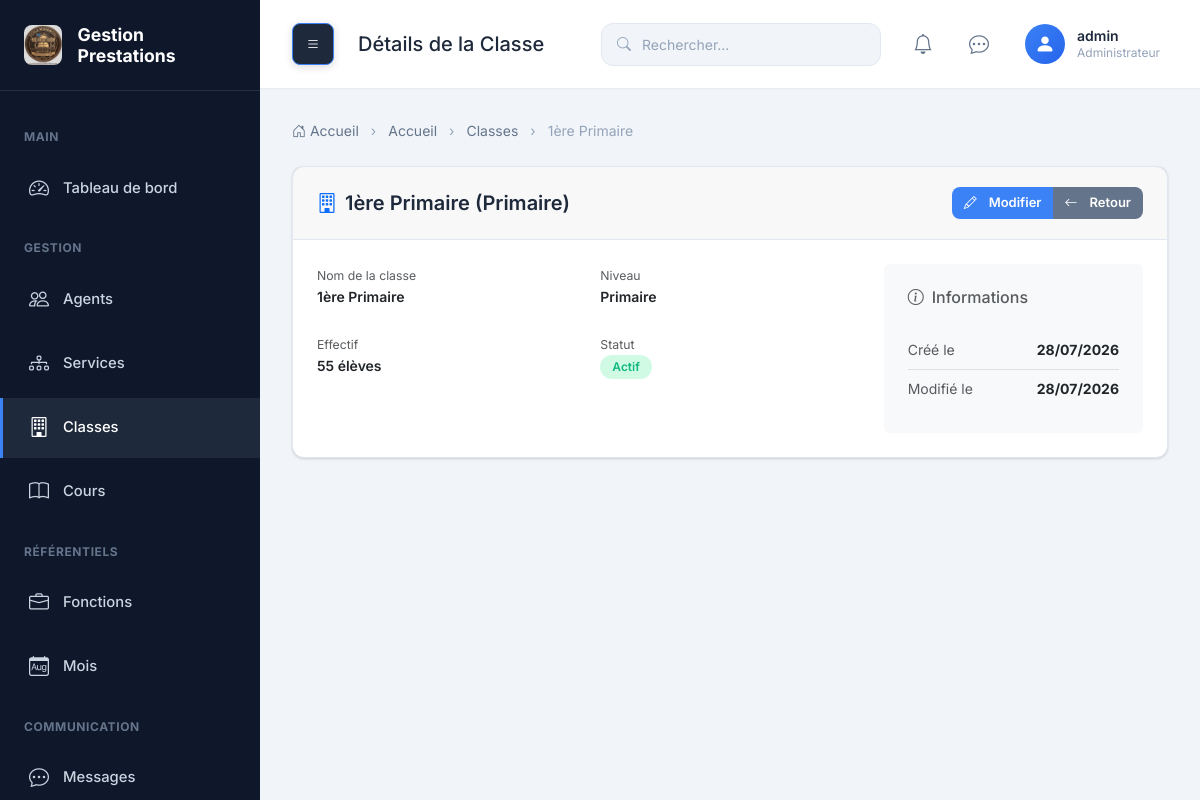
/classes/17/ (signed in), run on the app's committed database.
### prestation/models.py (models this page shows, shortened)
class Utilisateur(models.Model):
    ROLE_CHOICES = (
        ('ADMIN', 'Administrateur'),
        ('SECRETAIRE', 'Secrétaire'),
        ('ENSEIGNANT', 'Enseignant'),
        ('PREFET', 'Préfet de discipline'),
        ('SURVEILLANT', 'Surveillant'),
    )
    user = models.OneToOneField(
        User,
        on_delete=models.CASCADE,
        related_name='utilisateur'
    )
    agent = models.OneToOneField(
        Agent,
        on_delete=models.CASCADE,
        related_name='utilisateur'
    )
    role = models.CharField(
        max_length=20,
        choices=ROLE_CHOICES
    )
    created_at = models.DateTimeField(auto_now_add=True)
    updated_at = models.DateTimeField(auto_now=True)
    must_change_password = models.BooleanField(
        default=True,
        help_text='Indique si l\'utilisateur doit changer son mot de passe à la prochaine connexion'
    )
    class Meta:
        ordering = ['user__username']
        verbose_name = 'Utilisateur'
        verbose_name_plural = 'Utilisateurs'
        indexes = [
            models.Index(fields=['role']),
        ]

class Classe(models.Model):
    STATUS_CHOICES = (
        ('ACTIF', 'Actif'),
        ('INACTIF', 'Inactif'),
        ('ARCHIVE', 'Archivé'),
    )
    nom = models.CharField(max_length=50)
    niveau = models.CharField(max_length=50)
    effectif = models.IntegerField(
        default=0,
        validators=[MinValueValidator(0)],
        help_text='Nombre d\'élèves dans la classe'
    )
    status = models.CharField(
        max_length=20,
        choices=STATUS_CHOICES,
        default='ACTIF'
    )
    created_at = models.DateTimeField(auto_now_add=True)
    updated_at = models.DateTimeField(auto_now=True)
    class Meta:
        ordering = ['niveau', 'nom']
        verbose_name = 'Classe'
        verbose_name_plural = 'Classes'
        indexes = [
            models.Index(fields=['niveau']),
            models.Index(fields=['status']),
        ]
        constraints = [
            models.UniqueConstraint(
                fields=['nom', 'niveau'],
                name='unique_classe_nom_niveau'
            ),
        ]

### prestation/views.py (the view)
# urls.py: path('classes/<int:classe_id>/', views.classe_show, name='classe_show'),
@login_required
def classe_show(request, classe_id):
    return render(request, 'classes/show.html', {'classe': get_object_or_404(Classe, pk=classe_id)})

### prestation/templates/classes/show.html (shortened to what this page needs)
{% extends 'base.html' %}
{% load static %}
{% block page_title %}Détails de la Classe{% endblock %}
{% block breadcrumb %}
<li class="breadcrumb-item"><a href="{% url 'dashboard' %}">Accueil</a></li>
<li class="breadcrumb-item"><a href="{% url 'classes' %}">Classes</a></li>
<li class="breadcrumb-item active" aria-current="page">{{ classe.nom }}</li>
{% endblock %}
{% block content %}
<div class="row">
    <div class="col-lg-12">
        <div class="card mb-4">
            <div class="card-header d-flex justify-content-between align-items-center">
                <h5 class="mb-0">
                    <i class="bi bi-building me-2 text-primary"></i>{{ classe.nom }} ({{ classe.niveau }})
                </h5>
                <div class="btn-group">
                    <a href="{% url 'classe_edit' classe.id %}" class="btn btn-primary btn-sm">
                        <i class="bi bi-pencil me-1"></i>Modifier
                    </a>
                    <a href="{% url 'classes' %}" class="btn btn-secondary btn-sm">
                        <i class="bi bi-arrow-left me-1"></i>Retour
                    </a>
                </div>
            </div>
            <div class="card-body">
                <div class="row">
                    <div class="col-md-8">
                        <div class="row">
                            <div class="col-md-6 mb-3">
                                <label class="text-muted small">Nom de la classe</label>
                                <p class="mb-0 fw-semibold">{{ classe.nom }}</p>
                            </div>
                            <div class="col-md-6 mb-3">
                                <label class="text-muted small">Niveau</label>
                                <p class="mb-0 fw-semibold">{{ classe.niveau }}</p>
                            </div>
                            <div class="col-md-6 mb-3">
                                <label class="text-muted small">Effectif</label>
                                <p class="mb-0 fw-semibold">{{ classe.effectif }} élèves</p>
                            </div>
                            <div class="col-md-6 mb-3">
                                <label class="text-muted small">Statut</label>
                                <p class="mb-0">
                                    <span class="badge badge-{% if classe.status == 'ACTIF' %}success{% elif classe.status == 'INACTIF' %}warning{% else %}secondary{% endif %}">
                                        {{ classe.get_status_display }}
                                    </span>
                                </p>
                            </div>
                        </div>
                    </div>
                    <div class="col-md-4">
                        <div class="bg-light p-4 rounded">
                            <h6 class="text-muted mb-3"><i class="bi bi-info-circle me-2"></i>Informations</h6>
                            <div class="d-flex justify-content-between py-2 border-bottom">
                                <span class="text-muted">Créé le</span>
                                <strong>{{ classe.created_at|date:"d/m/Y" }}</strong>
                            </div>
                            <div class="d-flex justify-content-between py-2">
                                <span class="text-muted">Modifié le</span>
                                <strong>{{ classe.updated_at|date:"d/m/Y" }}</strong>
                            </div>
                        </div>
                    </div>
                </div>
            </div>
        </div>
    </div>
</div>
{% endblock %}

### prestation/templates/base.html (shortened to what this page needs)
{% load static %}
<!DOCTYPE html>
<html lang="fr">
<head>
    <link href="https://cdnjs.cloudflare.com/ajax/libs/bootstrap/5.3.2/css/bootstrap.min.css" rel="stylesheet">
    <link href="https://cdnjs.cloudflare.com/ajax/libs/bootstrap-icons/1.11.1/font/bootstrap-icons.min.css" rel="stylesheet">
    <link href="{% static 'css/style.css' %}" rel="stylesheet">
</head>
<body>
    {% if user.is_authenticated %}
    <div class="wrapper">
        <aside class="sidebar" id="sidebar">
            <div class="sidebar-brand">
                <img src="{% static 'images/logo.png' %}" alt="Logo" onerror="this.style.display='none'">
                <h4>Gestion Prestations</h4>
            </div>
            <ul class="sidebar-menu">
                <li class="menu-header">Main</li>
                <li>
                    <a href="{% url 'dashboard' %}" class="{% if request.path == '/' or request.path == '/dashboard/' %}active{% endif %}">
                        <i class="bi bi-speedometer2"></i>
                        <span>Tableau de bord</span>
                    </a>
                </li>
                <li class="menu-header">Gestion</li>
                <li>
                    <a href="{% url 'agents' %}" class="{% if 'agents' in request.path %}active{% endif %}">
                        <i class="bi bi-people"></i>
                        <span>Agents</span>
                    </a>
                </li>
                <li>
                    <a href="{% url 'services' %}" class="{% if 'services' in request.path %}active{% endif %}">
                        <i class="bi bi-diagram-3"></i>
                        <span>Services</span>
                    </a>
                </li>
                <li>
                    <a href="{% url 'classes' %}" class="{% if 'classes' in request.path %}active{% endif %}">
                        <i class="bi bi-building"></i>
                        <span>Classes</span>
                    </a>
                </li>
                <li>
                    <a href="{% url 'cours' %}" class="{% if 'cours' in request.path %}active{% endif %}">
                        <i class="bi bi-book"></i>
                        <span>Cours</span>
                    </a>
                </li>
                <li class="menu-header">Référentiels</li>
                <li>
                    <a href="{% url 'fonctions' %}" class="{% if 'fonctions' in request.path %}active{% endif %}">
                        <i class="bi bi-briefcase"></i>
                        <span>Fonctions</span>
                    </a>
                </li>
                <li>
                    <a href="{% url 'mois' %}" class="{% if 'mois' in request.path %}active{% endif %}">
                        <i class="bi bi-calendar-month"></i>
                        <span>Mois</span>
                    </a>
                </li>
                <li class="menu-header">Communication</li>
                <li>
                    <a href="{% url 'messages' %}" class="{% if 'messages' in request.path %}active{% endif %}">
                        <i class="bi bi-chat-dots"></i>
                        <span>Messages</span>
                    </a>
                </li>
            </ul>
        </aside>
        <main class="main-content">
            <nav class="navbar">
                <div class="navbar-left">
                    <button class="navbar-toggle-desktop" id="sidebarToggle" title="Afficher/masquer le menu">
                        <i class="bi bi-list"></i>
                    </button>
                    <h5 class="mb-0">{% block page_title %}Tableau de bord{% endblock %}</h5>
                </div>
                <div class="navbar-right">
                    <div class="navbar-search">
                        <i class="bi bi-search"></i>
                        <input type="text" class="form-control" placeholder="Rechercher...">
                    </div>
                    <div class="navbar-actions">
                        <a href="{% url 'notifications' %}" class="navbar-action" title="Notifications">
                            <i class="bi bi-bell"></i>
                        </a>
                        <a href="{% url 'messages' %}" class="navbar-action" title="Messages">
                            <i class="bi bi-chat-dots"></i>
                        </a>
                        <div class="navbar-user" id="userDropdown">
                            {% if user.utilisateur.agent.photo %}
                                <img src="{{ user.utilisateur.agent.photo.url }}" alt="{{ user.username }}">
                            {% else %}
                                <div class="navbar-user-avatar">
                                    <i class="bi bi-person-fill"></i>
                                </div>
                            {% endif %}
                            <div class="navbar-user-info">
                                <div class="navbar-user-name">{{ user.username }}</div>
                                <div class="navbar-user-role">{{ user.utilisateur.get_role_display }}</div>
                            </div>
                        </div>
                    </div>
                </div>
            </nav>
            <div class="content-area">
                <nav aria-label="breadcrumb">
                    <ol class="breadcrumb">
                        <li class="breadcrumb-item"><a href="{% url 'dashboard' %}"><i class="bi bi-house-door"></i> Accueil</a></li>
                        {% block breadcrumb %}{% endblock %}
                    </ol>
                </nav>
                {% block content %}{% endblock %}
            </div>
        </main>
    </div>
    {% else %}
        {% block auth_content %}{% endblock %}
    {% endif %}
</body>
</html>

### data on the page
Classe: nom "1ère Primaire", niveau "Primaire", effectif "55", status "Actif", created_at "28/07/2026", updated_at "28/07/2026"

### other printed values
{{ user.username }} "admin"
{{ user.utilisateur.get_role_display }} "Administrateur"
